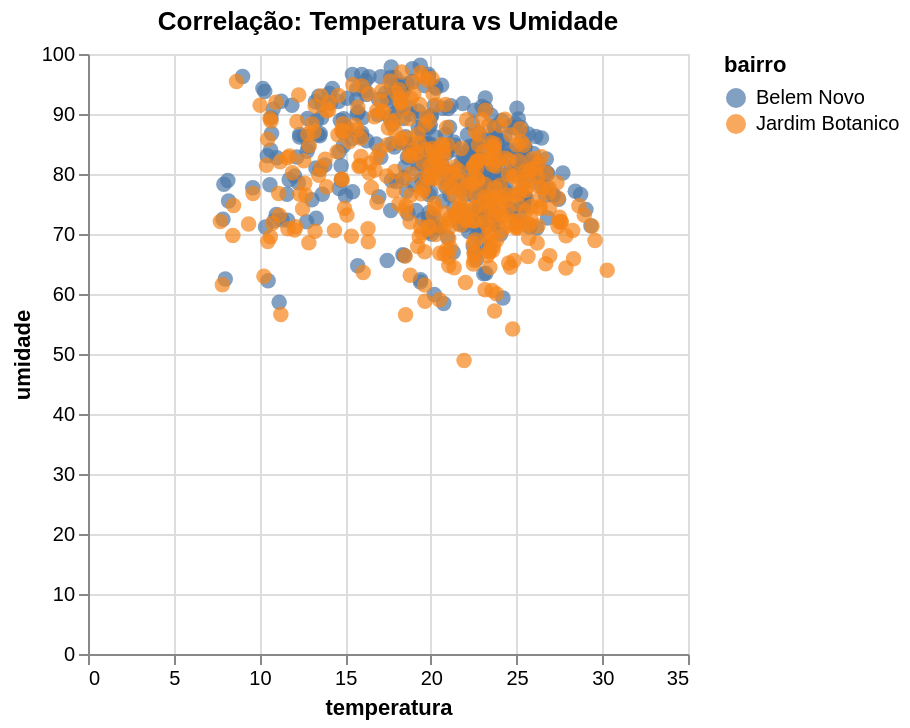

Notebook source saved alongside this figure:
### Markdown cell above
💧 Correlação temperatura vs umidade

### Code cell
chart_corr_temp_umidade = alt.Chart(df_daily_bairro).mark_circle(size=60).encode(
    x='temperatura:Q',
    y='umidade:Q',
    color='bairro:N',
    tooltip=['temperatura', 'umidade', 'bairro']
).properties(
    title='Correlação: Temperatura vs Umidade'
)
chart_corr_temp_umidade

### Figure 1 — Vega-Lite specification as saved in the notebook (floating-point values rounded to 4 significant figures; data arrays with more than 128 entries replaced by an {"elided": "..."} marker saying what was removed)
{"config": {"view": {"continuousWidth": 300, "continuousHeight": 300}}, "data": {"name": "data-b349858bde41315e64972644268916cb"}, "mark": {"type": "circle", "size": 60}, "encoding": {"color": {"field": "bairro", "type": "nominal"}, "tooltip": [{"field": "temperatura", "type": "quantitative"}, {"field": "umidade", "type": "quantitative"}, {"field": "bairro", "type": "nominal"}], "x": {"field": "temperatura", "type": "quantitative"}, "y": {"field": "umidade", "type": "quantitative"}}, "title": "Correlação: Temperatura vs Umidade", "$schema": "https://vega.github.io/schema/vega-lite/v6.1.0.json", "datasets": {"data-b349858bde41315e64972644268916cb": {"elided": "732 records"}}}
